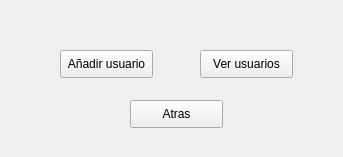
<?xml version="1.0" encoding="UTF-8"?>
<ui version="4.0">
 <class>SelectorCredenciales</class>
 <widget class="QWidget" name="SelectorCredenciales">
  <property name="geometry">
   <rect>
    <x>0</x>
    <y>0</y>
    <width>343</width>
    <height>157</height>
   </rect>
  </property>
  <property name="windowTitle">
   <string>Form</string>
  </property>
  <widget class="QPushButton" name="btn_anadirUsuario">
   <property name="geometry">
    <rect>
     <x>60</x>
     <y>50</y>
     <width>93</width>
     <height>28</height>
    </rect>
   </property>
   <property name="text">
    <string>Añadir usuario</string>
   </property>
  </widget>
  <widget class="QPushButton" name="btn_verUsuarios">
   <property name="geometry">
    <rect>
     <x>200</x>
     <y>50</y>
     <width>93</width>
     <height>28</height>
    </rect>
   </property>
   <property name="text">
    <string>Ver usuarios</string>
   </property>
  </widget>
  <widget class="QPushButton" name="btn_atras">
   <property name="geometry">
    <rect>
     <x>130</x>
     <y>100</y>
     <width>93</width>
     <height>28</height>
    </rect>
   </property>
   <property name="text">
    <string>Atras</string>
   </property>
  </widget>
 </widget>
 <resources/>
 <connections/>
</ui>
